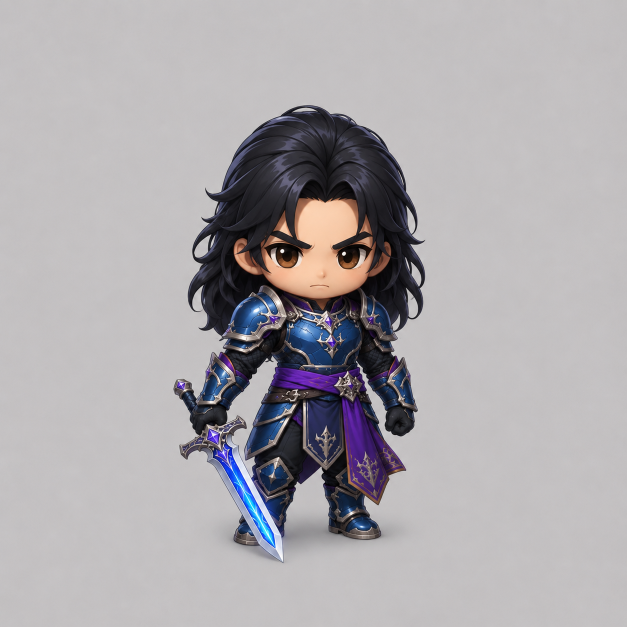
#> input picture app/modules/nhan_vat_2d/templates/compact_male_swordsman.png, 1254 x 1254 px (shown at 1/2 size); its folder holds only this picture in this run
$ python -i auto_frame.py   (imports and definitions only)
#> lines starting #> are read from the running program, lines starting #| are printed output that depends on the picture
from __future__ import annotations

import io
from pathlib import Path

import numpy as np
from PIL import Image, ImageFilter

# Same foreground/background split already used and validated by
# single_character_quality.py and compact_composition.py for these exact
# plain-gray-background renders - kept identical here so the bbox this module
# measures matches what the gate itself will measure afterward.
_BG_DIST_THRESHOLD = 34.0

# Targets sit inside compact_composition.py's accepted window (height_ratio
# in [0.52, 0.90], width_ratio in [0.20, 0.72]), but deliberately close to the
# upper end rather than the middle of that range. face_quality.py and
# fullbody_quality.py crop FIXED fractional bands of the canvas (e.g. face =
# top 5%-38% of height) that were calibrated against renders where the
# character fills most of the frame - zooming out to a "nicer-looking" middle
# ratio (~0.70) empirically pushed the real face/feet pixels outside those
# fixed bands and broke those checks (real test evidence, see
# MODULE_STATUS.md - offline sweep across 31 real historical candidates:
# 0.83 left 2 borderline face-score regressions; 0.86 gave 0 regressions
# while still flipping 8/10 framed candidates to a compact_composition pass).
_TARGET_HEIGHT_RATIO = 0.86
# Deliberately close to the hard gate cap (0.72), not a "nicer" middle value:
# many of these renders sit on a circular pedestal/base that is wider than
# the character itself, which inflates bbox width for reasons unrelated to
# pose. A tighter width target would treat that as "needs more zoom-out" and
# fight the height target, re-breaking face_quality's fixed-fraction crop
# (real test evidence). This way width only intervenes to stop an outright
# compact_composition width failure, while height stays the primary driver
# for the common case.
_TARGET_WIDTH_RATIO = 0.62
_MIN_HEIGHT_RATIO_FLOOR = 0.75

# Extra slack around the raw detected bbox so thin extremities (hair wisps,
# a blade tip, a small accessory) sitting near the detection threshold are
# never clipped by the safety-margin math below.
_SAFETY_MARGIN_FRAC = 0.02
_MIN_FOREGROUND_PIXELS = 200
# If the detected bbox touches (within this many pixels of) BOTH edges of an
# axis, its true extent on that axis is unknown - it may continue past the
# canvas boundary, or the "foreground" reaching the edge may itself be a
# lighting vignette rather than real content. Either way it can't be safely
# targeted - see _foreground_bbox.
_EDGE_TOUCH_TOLERANCE_PX = 3


def _load_rgb(source) -> Image.Image:
    if isinstance(source, (bytes, bytearray)):
        return Image.open(io.BytesIO(source)).convert("RGB")
    if isinstance(source, (str, Path)):
        return Image.open(source).convert("RGB")
    if isinstance(source, Image.Image):
        return source.convert("RGB")
    raise TypeError("Unsupported image source")


# [63 lines left out: functions _detect_background_color, _foreground_bbox, not called in this run]


def auto_frame_character(source) -> bytes | None:
    """Deterministic post-process run right after generation, before any
    quality gate: crop away excess plain background and/or pad with the
    detected background color so the character lands inside
    compact_composition.py's accepted height/width-ratio window.

    Only ever touches canvas framing - never the character's own pixels
    (face/body/pose/clothes/weapon/colors/style are byte-identical inside the
    kept region, modulo the final uniform LANCZOS resize back to the original
    canvas size, which scales everything equally and distorts nothing since
    the frame is built to preserve the original aspect ratio).

    A crop is only ever applied to background border pixels that sit strictly
    outside the (safety-margin-padded) character bounding box; whenever the
    target composition would require cutting closer than that box, this pads
    with background color instead of cropping, so hair/feet/weapon/accessories
    are never clipped.

    Returns None (caller must keep the original image untouched) if detection
    is inconclusive or any invariant can't be confirmed - this function must
    never crash the generation pipeline and must never risk cropping into the
    character.
    """
    try:
        im = _load_rgb(source)
        w, h = im.size
        bg = _detect_background_color(np.asarray(im, dtype=np.float32))
        bbox = _foreground_bbox(im, bg)
        if bbox is None:
            return None
        x0, y0, x1, y1 = bbox
        pad_px = max(4, int(_SAFETY_MARGIN_FRAC * min(w, h)))
        x0 = max(0, x0 - pad_px)
        y0 = max(0, y0 - pad_px)
        x1 = min(w - 1, x1 + pad_px)
        y1 = min(h - 1, y1 + pad_px)
        bbox_w = x1 - x0 + 1
        bbox_h = y1 - y0 + 1
        if bbox_w <= 0 or bbox_h <= 0:
            return None
        cx = (x0 + x1 + 1) / 2.0
        cy = (y0 + y1 + 1) / 2.0

        # The frame preserves the original canvas aspect ratio (w/h) so the
        # final resize back to (w, h) is a uniform scale only - it never
        # stretches or squashes the character's proportions.
        frame_h_for_height = bbox_h / _TARGET_HEIGHT_RATIO
        frame_w_for_width = bbox_w / _TARGET_WIDTH_RATIO
        frame_h_for_width = frame_w_for_width * (h / w)
        frame_h = max(frame_h_for_height, frame_h_for_width, bbox_h * 1.05, bbox_w * 1.05 * (h / w))
        if bbox_h / frame_h < _MIN_HEIGHT_RATIO_FLOOR:
            # An extreme sideways prop (e.g. a weapon swung far out) is
            # demanding an oversized frame - don't zoom the character out to
            # near-illegible size just to chase the width target.
            frame_h = bbox_h / _MIN_HEIGHT_RATIO_FLOOR
        frame_w = frame_h * (w / h)

        frame_left = cx - frame_w / 2.0
        frame_top = cy - frame_h / 2.0
        frame_right = frame_left + frame_w
        frame_bottom = frame_top + frame_h

        pad_left = max(0, int(np.ceil(-frame_left)))
        pad_top = max(0, int(np.ceil(-frame_top)))
        pad_right = max(0, int(np.ceil(frame_right - w)))
        pad_bottom = max(0, int(np.ceil(frame_bottom - h)))

        bg_color = tuple(int(round(c)) for c in bg)
        canvas = Image.new("RGB", (w + pad_left + pad_right, h + pad_top + pad_bottom), bg_color)
        canvas.paste(im, (pad_left, pad_top))

        crop_left = int(round(frame_left + pad_left))
        crop_top = int(round(frame_top + pad_top))
        crop_right = crop_left + int(round(frame_w))
        crop_bottom = crop_top + int(round(frame_h))

        # Defensive containment check: the safety-padded bbox (translated into
        # the padded canvas' coordinate space) must be fully inside the crop
        # box. Should always hold by construction; if it doesn't, bail out to
        # the original image rather than risk clipping the character.
        bbox_left_c, bbox_top_c = x0 + pad_left, y0 + pad_top
        bbox_right_c, bbox_bottom_c = x1 + 1 + pad_left, y1 + 1 + pad_top
        if not (crop_left <= bbox_left_c and crop_top <= bbox_top_c
                and crop_right >= bbox_right_c and crop_bottom >= bbox_bottom_c):
            return None

        framed = canvas.crop((crop_left, crop_top, crop_right, crop_bottom))
        if framed.size != (w, h):
            framed = framed.resize((w, h), Image.Resampling.LANCZOS)

        out = io.BytesIO()
        framed.save(out, format="PNG")
        return out.getvalue()
    except Exception:
        return None

>>> import cv2
>>> picture = cv2.imread('templates/compact_male_swordsman.png', cv2.IMREAD_GRAYSCALE)
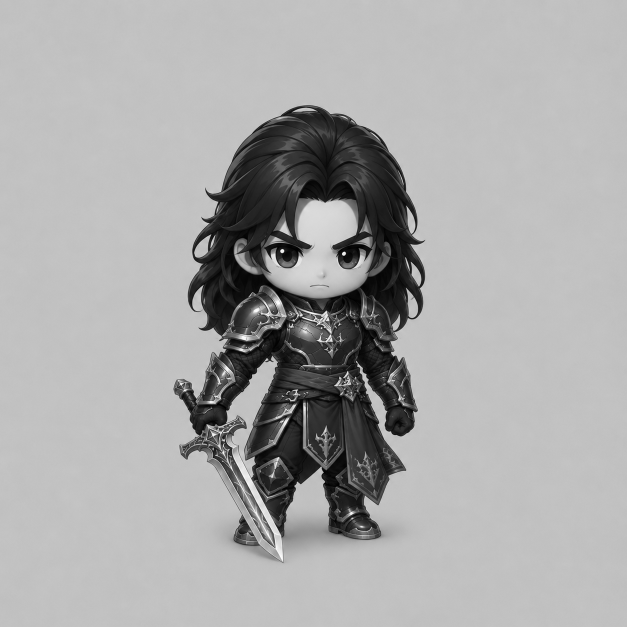
#> picture: shape (1254, 1254) (shown at 1/2 size); min 0, max 255, mean 169
>>> result = auto_frame_character(picture)
